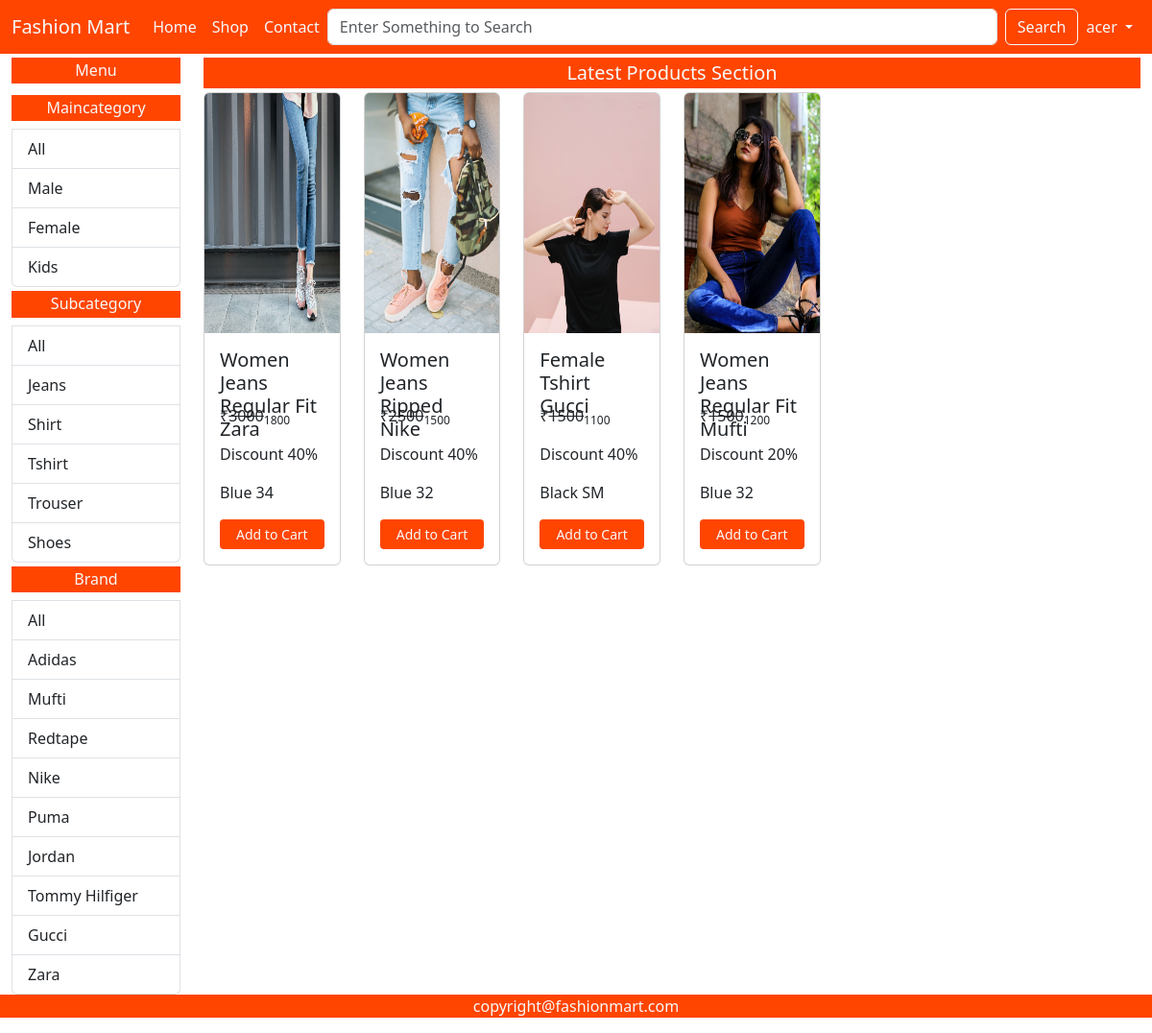
Screenshot of /shop/Female/All/All/ (signed in) with the database file from the repository.
### fashionmartApp/models.py (models this page shows, shortened)
class Maincategory(models.Model):
    id = models.AutoField(primary_key=True)
    name = models.CharField(max_length=20)

class Subcategory(models.Model):
    id = models.AutoField(primary_key=True)
    name = models.CharField(max_length=20)

class Brand(models.Model):
    id = models.AutoField(primary_key=True)
    name = models.CharField(max_length=20)

class Product(models.Model):
    id = models.AutoField(primary_key=True)
    name = models.CharField(max_length=50)
    maincategory = models.ForeignKey(Maincategory,on_delete=models.CASCADE)
    subcategory = models.ForeignKey(Subcategory,on_delete=models.CASCADE)
    brand = models.ForeignKey(Brand,on_delete=models.CASCADE)
    color = models.CharField(max_length=20)
    size = models.CharField(max_length=20)
    stock = models.CharField(max_length=20,default="In Stock",null=True,blank=True)
    description = models.TextField(default="This is the Sample Product")
    baseprice = models.IntegerField()
    discount = models.IntegerField(default=0,null=True,blank=True)
    finalprice = models.IntegerField()
    pic1 = models.ImageField(upload_to="uploads",default="",null=True,blank=True)
    pic2 = models.ImageField(upload_to="uploads",default="",null=True,blank=True)
    pic3 = models.ImageField(upload_to="uploads",default="",null=True,blank=True)
    pic4 = models.ImageField(upload_to="uploads",default="",null=True,blank=True)

### fashionmartApp/views.py (the view)
# urls.py: path('shop/<str:mc>/<str:sc>/<str:br>/',views.shop),
def shop(Request, mc, sc, br):
    if (mc == 'All' and sc == 'All' and br == 'All'):
        data = Product.objects.all().order_by('id').reverse()
    elif (mc != 'All' and sc == 'All' and br == 'All'):
        data = Product.objects.filter(
            maincategory=Maincategory.objects.get(name=mc)).order_by('id').reverse()
    elif (mc == 'All' and sc != 'All' and br == 'All'):
        data = Product.objects.filter(
            subcategory=Subcategory.objects.get(name=sc)).order_by('id').reverse()
    elif (mc == 'All' and sc == 'All' and br != 'All'):
        data = Product.objects.filter(
            brand=Brand.objects.get(name=br)).order_by('id').reverse()
    elif (mc != 'All' and sc != 'All' and br == 'All'):
        data = Product.objects.filter(maincategory=Maincategory.objects.get(
            name=mc), subcategory=Subcategory.objects.get(name=sc)).order_by('id').reverse()
    elif (mc == 'All' and sc != 'All' and br != 'All'):
        data = Product.objects.filter(subcategory=Subcategory.objects.get(
            name=sc), brand=Brand.objects.get(name=br)).order_by('id').reverse()
    elif (mc != 'All' and sc == 'All' and br != 'All'):
        data = Product.objects.filter(maincategory=Maincategory.objects.get(
            name=mc), brand=Brand.objects.get(name=br)).order_by('id').reverse()
    else:
        data = Product.objects.filter(maincategory=Maincategory.objects.get(name=mc), subcategory=Subcategory.objects.get(
            name=sc), brand=Brand.objects.get(name=br)).order_by('id').reverse()
    maincategory = Maincategory.objects.all()
    subcategory = Subcategory.objects.all()
    brand = Brand.objects.all()
    return render(Request, 'shop.html', {'data': data, 'maincategory': maincategory, 'subcategory': subcategory, 'brand': brand, 'mc': mc, 'sc': sc, 'br': br})

### fashionmartApp/templates/shop.html (shortened to what this page needs)
{% extends "index.html" %}
{% block content %}
  <div class="container-fluid">
    <div class="row">
      <div class="col-lg-2 col-md-3 col-sm-6 col-12">
        <h6 class="background text-light text-center p-1 mt-1">Menu</h6>
        <div class="list-group">
          <h6 class="background text-light text-center p-1 mt-1">Maincategory</h6>
          <a href="/shop/All/{{sc}}/{{br}}/" class="list-group-item list-group-item-action">All</a>
          {% for i in maincategory %}
          <a href="/shop/{{i.name}}/{{sc}}/{{br}}/" class="list-group-item list-group-item-action">{{i.name}}</a>
          {% endfor %}
        </div>
        <div class="list-group">
          <h6 class="background text-light text-center p-1 mt-1">Subcategory</h6>
          <a href="/shop/{{mc}}/All/{{br}}/" class="list-group-item list-group-item-action">All</a>
          {% for i in subcategory %}
          <a href="/shop/{{mc}}/{{i.name}}/{{br}}/" class="list-group-item list-group-item-action">{{i.name}}</a>
          {% endfor %}
        </div>
        <div class="list-group">
          <h6 class="background text-light text-center p-1 mt-1">Brand</h6>
          <a href="/shop/{{mc}}/{{sc}}/All/" class="list-group-item list-group-item-action">All</a>
          {% for i in brand %}
          <a href="/shop/{{mc}}/{{sc}}/{{i.name}}/" class="list-group-item list-group-item-action">{{i.name}}</a>
          {% endfor %}
        </div>
      </div>
      <div class="col-lg-10 col-md-9 col-sm-6 col-12">
        <h5 class="background text-light text-center p-1 my-1">Latest Products Section</h5>
        <div class="row">
          {% for i in data %}
          <div class="col-xl-2 col-lg-3 col-md-4 col-sm-6 col-12 mb-3">
            <div class="card">
              <img src="{{i.pic1.url}}" height="250px" class="card-img-top" alt="...">
              <div class="card-body">
                <h5 class="card-title">{{i.name}}</h5>
                <p class="card-text">&#8377<del>{{i.baseprice}}</del><sub>{{i.finalprice}}</sub></p>
                <p class="card-text">Discount {{i.discount}}%</p>
                <p class="card-text">{{i.color}} {{i.size}}</p>
                <a href="/single-product/{{i.id}}" class="btn background text-light w-100 btn-sm">Add to Cart</a>
              </div>
            </div>
          </div>
          {% endfor %}
        </div>
      </div>
    </div>
  </div>
{% endblock %}

### fashionmartApp/templates/index.html (shortened to what this page needs)
{% load static %}
<!DOCTYPE html>
<html lang="en">
<head>
    <link href="https://cdn.jsdelivr.net/npm/bootstrap@5.3.0-alpha3/dist/css/bootstrap.min.css" rel="stylesheet">
    <link rel="stylesheet" href="https://cdn.jsdelivr.net/npm/bootstrap-icons@1.3.0/font/bootstrap-icons.css">
    <link rel="stylesheet" href="{% static 'css/style.css'%}">
</head>
<body>
    <nav class="navbar navbar-expand-lg background sticky-top">
        <div class="container-fluid">
          <a class="navbar-brand text-light" href="/">Fashion Mart</a>
          <div class="collapse navbar-collapse" id="navbarSupportedContent">
            <ul class="navbar-nav me-auto mb-2 mb-lg-0">
              <li class="nav-item">
                <a class="nav-link text-light active" aria-current="page" href="/">Home</a>
              </li>
              <li class="nav-item">
                <a class="nav-link text-light" href="/shop/All/All/All">Shop</a>
              </li>
              <li class="nav-item">
                <a class="nav-link text-light" href="/contact">Contact</a>
              </li>
            </ul>
            <form class="d-flex w-100" role="search" action="/search/" method="post">
              <input class="form-control me-2" name="search" type="search" placeholder="Enter Something to Search" aria-label="Search">
              <button class="btn btn-outline-light" type="submit">Search</button>
            </form>
            <ul class="navbar-nav me-auto mb-2 mb-lg-0">
              {% if request.user.is_authenticated %}
                <li class="nav-item dropdown">
                  <a class="nav-link dropdown-toggle text-light" href="#" role="button" data-bs-toggle="dropdown" aria-expanded="false">
                    {{request.user.username}}
                  </a>
                </li>
                {% else %}
                <li class="nav-item">
                  <a class="nav-link text-light" href="/login/">Login</a>
                </li>
                {% endif %}
              </ul>
          </div>
        </div>
      </nav>
      {% block content %}{% endblock  %}
      <footer class="background text-light text-center p-01">
        <p>copyright@fashionmart.com</p>
      </footer>
</body>
</html>

### fashionmartApp/static/css/style.css (style rules this page uses)
.background { background-color: orangered; }
.card-title { height: 50px; }

### rows the page displays
Maincategory: name "Male"
Maincategory: name "Female"
Maincategory: name "Kids"
Subcategory: name "Jeans"
Subcategory: name "Shirt"
Subcategory: name "Tshirt"
Subcategory: name "Trouser"
Subcategory: name "Shoes"
Brand: name "Adidas"
Brand: name "Mufti"
Brand: name "Redtape"
Brand: name "Nike"
Brand: name "Puma"
Brand: name "Jordan"
Brand: name "Tommy Hilfiger"
Brand: name "Gucci"
Brand: name "Zara"
Product: pic1 (picture), name "Women Jeans Regular Fit Zara", baseprice "3000", finalprice "1800", discount "40", color "Blue", size "34"
Product: pic1 (picture), name "Women Jeans Ripped Nike", baseprice "2500", finalprice "1500", discount "40", color "Blue", size "32"
Product: pic1 (picture), name "Female Tshirt Gucci", baseprice "1500", finalprice "1100", discount "40", color "Black", size "SM"
Product: pic1 (picture), name "Women Jeans Regular Fit Mufti", baseprice "1500", finalprice "1200", discount "20", color "Blue", size "32"

### other values shown
{{ request.user.username }} "acer"
